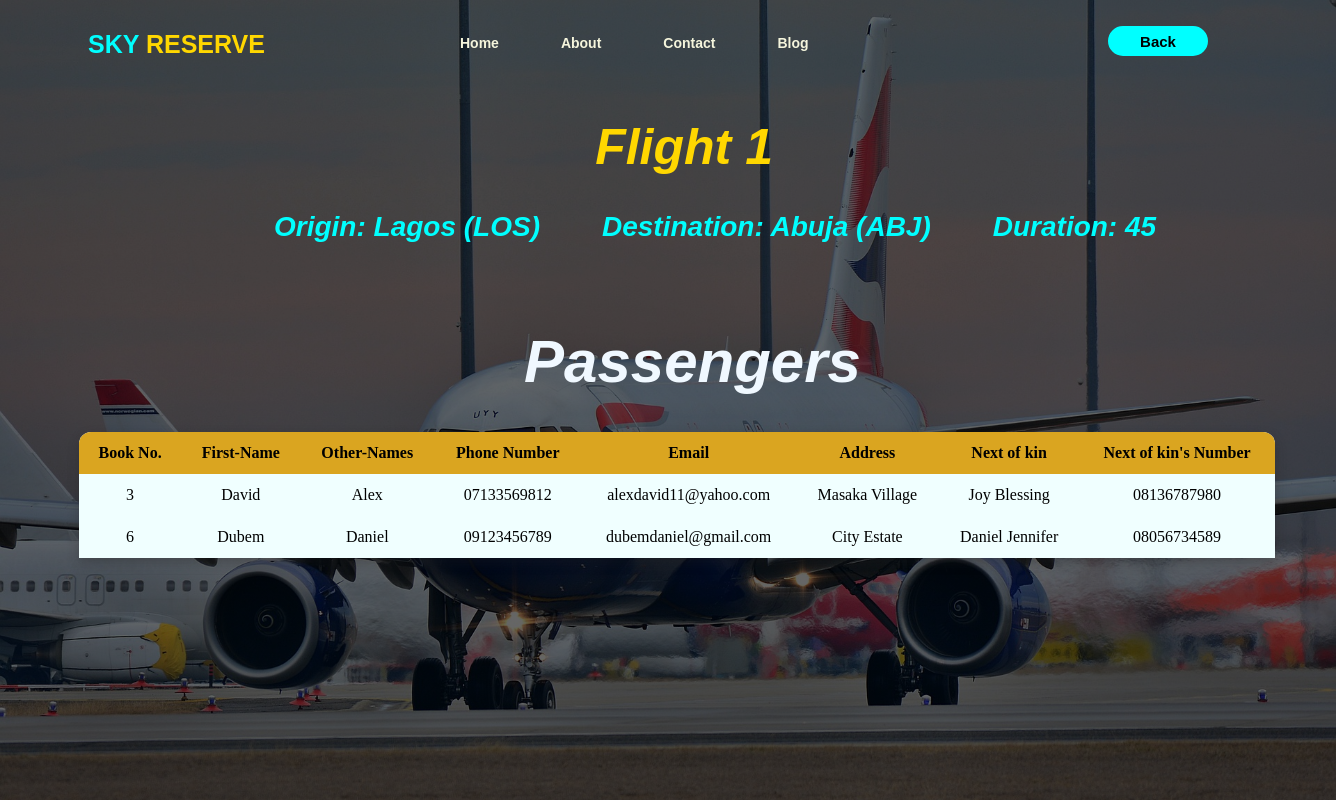
/flight/1/, run on the app's committed database.
### flight/models.py (models this page shows, shortened)
class Flight(models.Model):
    origin = models.ForeignKey(Airport, on_delete=models.CASCADE, related_name="departures")
    destination = models.ForeignKey(Airport, on_delete=models.CASCADE, related_name="arrivals")
    duration = models.IntegerField()

class Airport(models.Model):
    code = models.CharField(max_length=3, null=True)
    city = models.CharField(max_length=64, null=True)
    def __str__(self):
        return f"{self.city} ({self.code})"

class Passenger(models.Model):
    first_name = models.CharField(max_length=64, null=True)
    last_name = models.CharField(max_length=64, null=True)
    phone = models.CharField(max_length=60, null=True)
    email = models.CharField(max_length=60, null=True)
    address = models.CharField(max_length=300, null=True)
    next_of_kin = models.CharField(max_length=60, null=True)
    kin_phone = models.CharField(max_length=60, null=True)
    flights = models.ManyToManyField(Flight, blank=True, related_name="passengers")
    def __str__(self) -> str:
        return f"{self.last_name} {self.first_name}"

### flight/views.py (the view)
# urls.py: path('<int:flight_id>/', views.control, name='control'),
def control(request, flight_id):
    flight = Flight.objects.get(pk=flight_id)
    return render(request, "control.html", {
        "flight": flight,
        "passengers": flight.passengers.all(),
        "non_passengers": Passenger.objects.exclude(flights= flight).all()
    })

### templates/control.html (shortened to what this page needs)
{% extends 'blog.html' %}
{% block body2 %}
    <div class="wrapp">
        <div class="navbar">
            <div class="icon">
                <h2 class="logo"><a href="{% url 'base'%}">SKY <span style="color: gold;">RESERVE</a></span></h2>
            </div>
            <div class="menu">
                <ul>
                    <li><a href="{% url 'index'%}">Home</a></li>
                    <li><a href="{% url 'about'%}">About</a></li>
                    <li><a href="{% url 'contact'%}">Contact</a></li>
                    <li><a href="{% url 'blog'%}">Blog</a></li>
                </ul>
            </div>
            <button class="btn" style="margin-left: 210px;"><a href="{% url 'flight'%}">Back</a></button>
            {% block body %}
<div class="gre">
    <h1>Flight {{ flight.id }}</h1>
    <ul>
        <li>Origin: {{ flight.origin }}</li>
        <li>Destination: {{ flight.destination }}</li>
        <li>Duration: {{ flight.duration }}</li>
    </ul>
</div>
<div class="pass">
    <h2>Passengers</h2>
</div>
<div class="tab">
    <table>
        <thead>
            <tr>
                <th>Book No.</th>
                <th>First-Name</th>
                <th>Other-Names</th>
                <th>Phone Number</th>
                <th>Email</th>
                <th>Address</th>
                <th>Next of kin</th>
                <th>Next of kin's Number</th>
            </tr>
            {% for passenger in passengers %}
            <tr>
                <td>{{ passenger.id }}</td>
                <td>{{ passenger.first_name }}</td>
                <td>{{ passenger.last_name }}</td>
                <td>{{ passenger.phone }}</td>
                <td>{{ passenger.email }}</td>
                <td>{{ passenger.address }}</td>
                <td>{{ passenger.next_of_kin }}</td>
                <td>{{ passenger.kin_phone }}</td>
            </tr>
            {% endfor %}
        </thead>
    </table>
{% endblock body %}
        </div>
    </div>
{% endblock body2 %}

### templates/blog.html (shortened to what this page needs)
{% extends "contact.html" %}

### templates/contact.html (shortened to what this page needs)
{% extends "index.html" %}

### templates/index.html (shortened to what this page needs)
{% extends "base.html" %}

### templates/base.html (shortened to what this page needs)
{% load static %}
<!DOCTYPE html>
<html lang='en'>
    <head>
        <link rel="stylesheet" href="{% static 'CSS/style.css' %}">
        <link rel="stylesheet" href="{% static 'CSS/style2.css' %}">
    </head>
    <body>
        {% block body3 %}
        {% block body2 %}{% endblock body2 %}
                {% endblock body3 %}
            </div>
    </body>
</html>

### static/CSS/style.css (style rules this page uses)
* { margin: 0; padding: 0; }
.navbar { width: 1200px; height: 85px; margin: auto; }
.icon { width: 300px; float: left; height: 70px; }
.logo { color: aqua; font-size: 25px; font-family: sans-serif; float: left; padding-left: 20px; padding-right: 25px; padding-top: 30px; }
.logo a { text-decoration: none; color: aqua; }
.menu { width: 500px; height: 70px; float: left; padding-left: 30px; }
ul { float: left; display: flex; justify-content: center; align-items: center; }
ul li { list-style-type: none; margin-left: 62px; margin-top: 35px; font-size: 14px; }
ul li a { text-decoration: none; color: beige; font-family: Verdana, Geneva, Tahoma, sans-serif; font-weight: bold; transition: 0.4s ease-in-out; }
.btn { width: 100px; height: 30px; float: left; background: aqua; border: 2px solid aqua; margin-top: 10px; color: black; font-size: 15px; border-radius: 30px; text-align: center; margin-top: 26px; }
.btn a { text-decoration: none; color: black; font-family: Verdana, Geneva, Tahoma, sans-serif; font-weight: bold; }
::placeholder { color: burlywood; font-family: Impact, Haettenschweiler, 'Arial Narrow Bold', sans-serif; }

### static/CSS/style2.css (style rules this page uses)
::placeholder { color: burlywood; font-family: Impact, Haettenschweiler, 'Arial Narrow Bold', sans-serif; }
.wrapp { width: 100%; background: linear-gradient(to top, rgba(0,0,0,0.6)50%, rgba(0,0,0,0.6)50%), url('../images/flight4.jpg'); background-position: center; background-size: cover; height: 100vh; overflow: hidden; overflow-y: auto; }
.gre { float: left; margin-left: 12%; margin-top: 4%; color: gold; text-align: center; font-size: 25px; font-family: 'Franklin Gothic Medium', 'Arial Narrow', Arial, sans-serif; font-weight: bold; font-style: oblique; }
.gre ul { color: aqua; }
.gre ul li { font-size: 20px; text-align: center; font-size: 28px; }
.pass { float: left; margin-left: 38%; width: 100%; margin-top: 7%; color: aliceblue; font-size: 40px; font-family: 'Franklin Gothic Medium', 'Arial Narrow', Arial, sans-serif; font-weight: bold; font-style: oblique; }
.tab { float: left; margin-top: 3%; color: black; }
.tab table { float: left; margin-left: 1%; width: 110%; height: 100px; background: azure; text-align: center; border-spacing: 0; border-collapse: collapse; border-radius: 12px 12px 0 0; overflow: hidden; box-shadow: 0 5px 12px rgba(32,32,32,.3); }
.tab table th { background: goldenrod; }
.tab table th, td { padding: 12px 15px; }

### data on the page
Flight: id "1", origin "Lagos (LOS)", destination "Abuja (ABJ)", duration "45"
Passenger: id "3", first_name "David", last_name "Alex", phone "07133569812", email "alexdavid11@yahoo.com", address "Masaka Village", next_of_kin "Joy Blessing", kin_phone "08136787980"
Passenger: id "6", first_name "Dubem", last_name "Daniel", phone "09123456789", email "dubemdaniel@gmail.com", address "City Estate", next_of_kin "Daniel Jennifer", kin_phone "08056734589"
